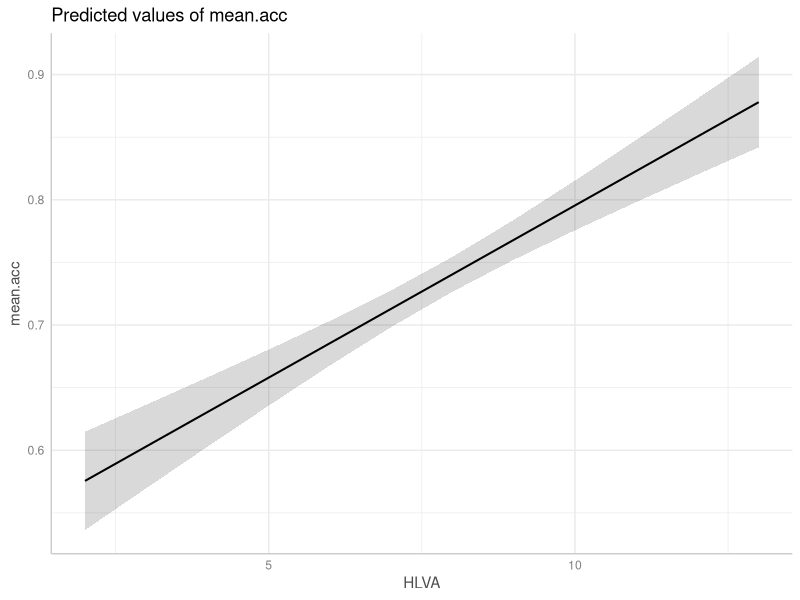
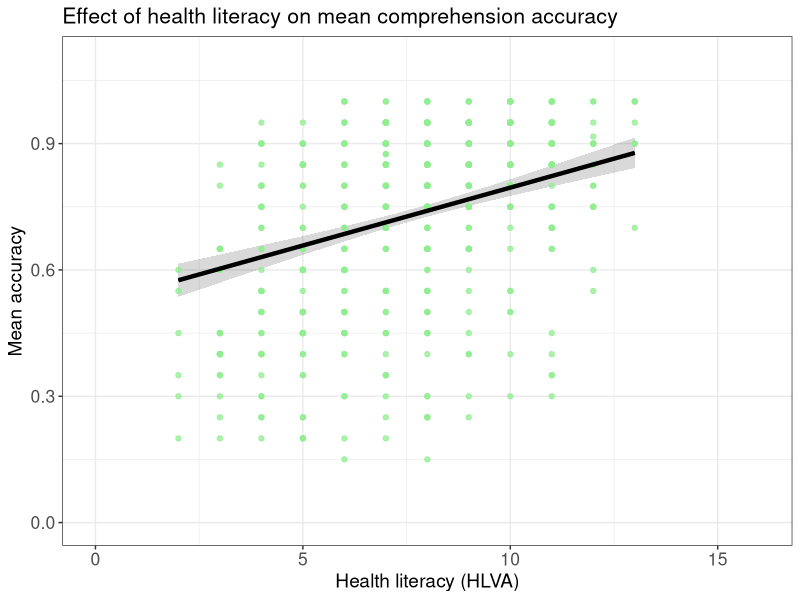
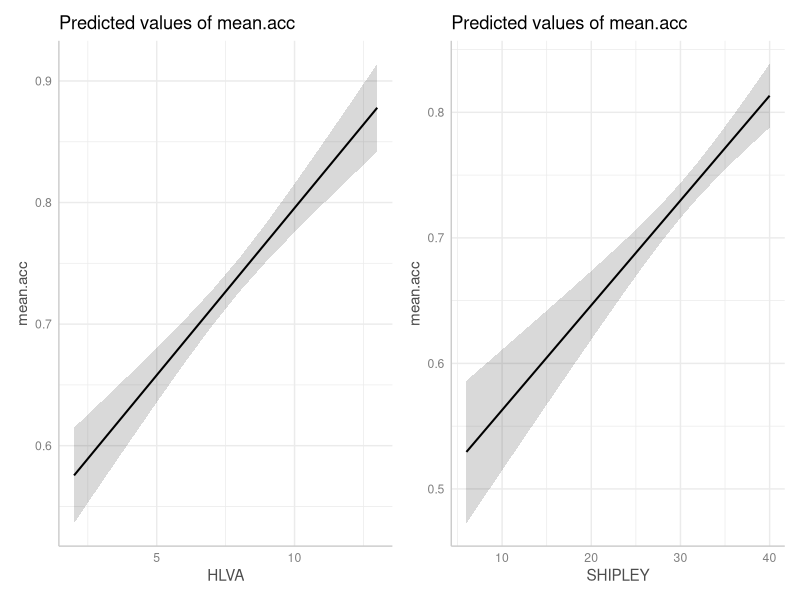
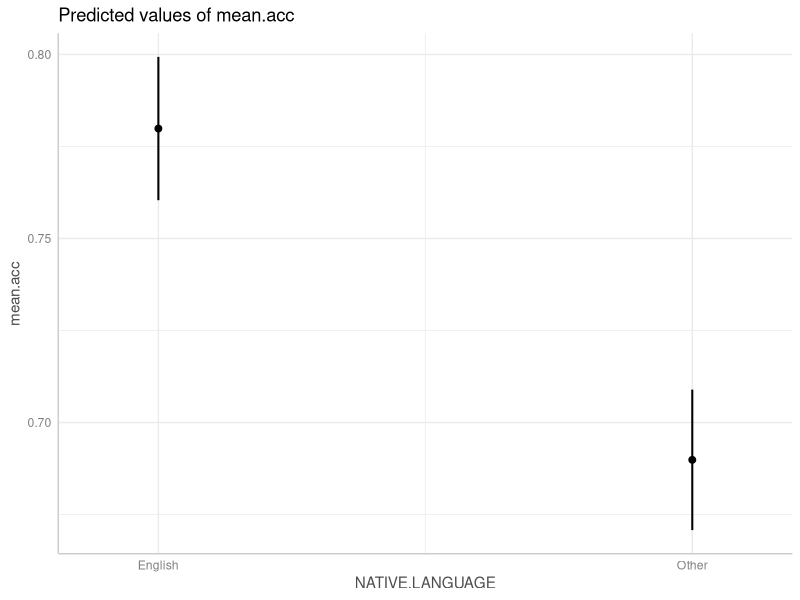
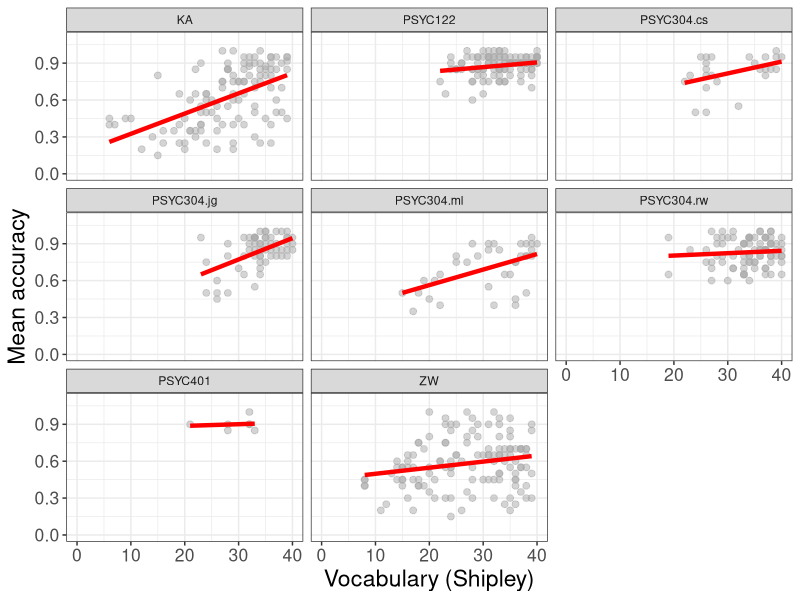
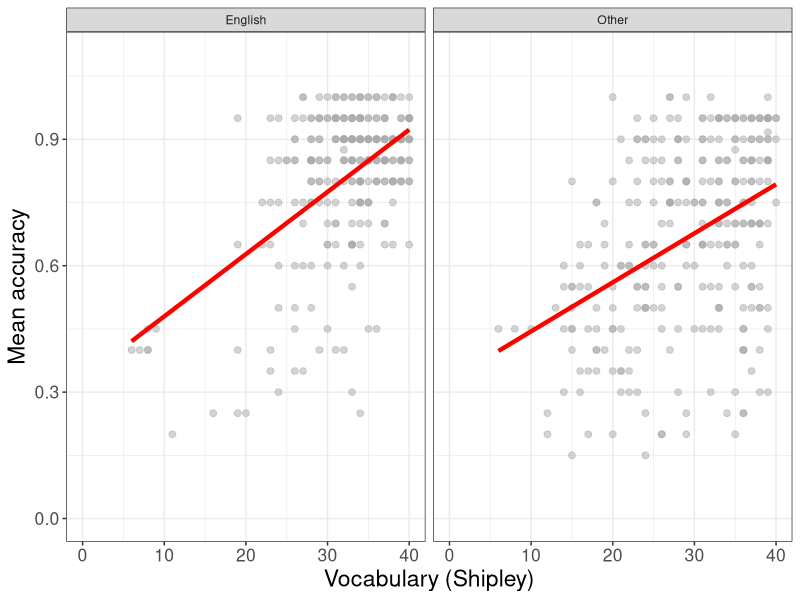
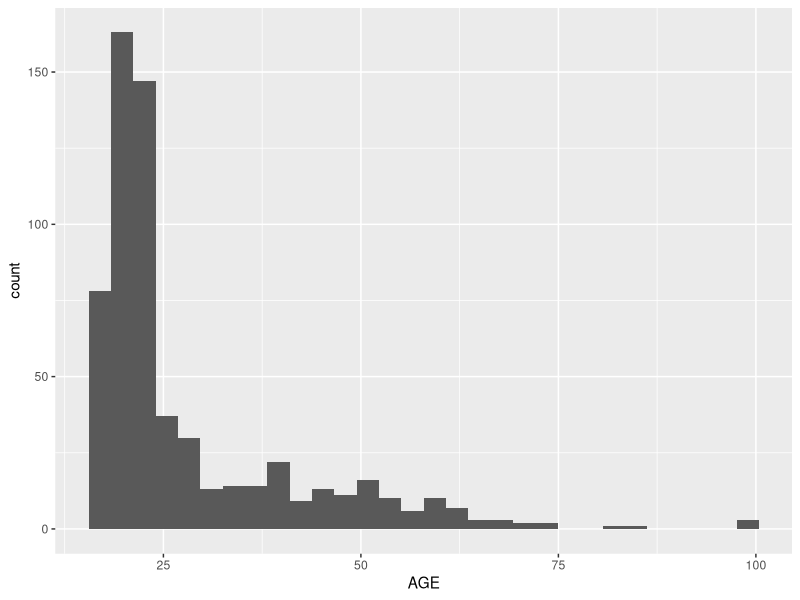
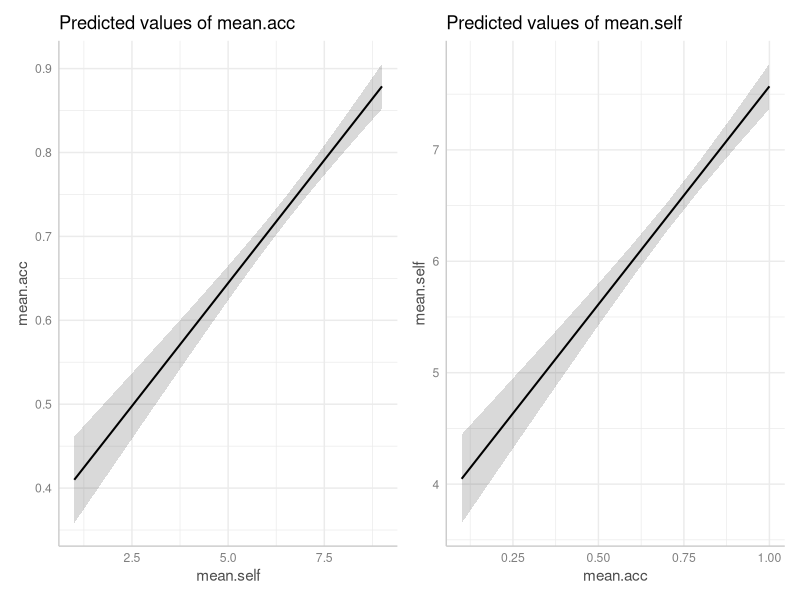

The R script that drew these images, in order:
## ---- chunk 1
#| echo: false
#| warning: false
library(ggeffects)
library(kableExtra)
library(patchwork)
library(psych)
library(tidyverse)
## ---- chunk 2
#| echo: false
#| warning: false
# -- code to read in the aggregated subject level data from the clearly-understood data set
all.studies.subjects <- read_csv("2022-12-08_all-studies-subject-scores.csv", 
                                 col_types = cols(
                                   ResponseId = col_factor(),
                                   study = col_factor(),
                                   EDUCATION = col_factor(),
                                   GENDER = col_factor(),
                                   ETHNICITY = col_factor(),
                                   NATIVE.LANGUAGE = col_factor()
                                 )
                                )
## ---- chunk 3
#| warning: false
#| echo: false
kable(head(all.studies.subjects))
## ---- chunk 4
all.studies.subjects <- read_csv("2022-12-08_all-studies-subject-scores.csv")
## ---- chunk 5
describe(all.studies.subjects)
## ---- chunk 6
all.studies.subjects %>%
  select(mean.acc, mean.self, AGE, SHIPLEY, HLVA, FACTOR3) %>%
  describe(skew = FALSE)
## ---- chunk 7
all.studies.subjects.select <- select(all.studies.subjects, 
                           mean.acc, mean.self, AGE, SHIPLEY, HLVA, FACTOR3)
describe(all.studies.subjects.select, skew = FALSE)
## ---- chunk 8
model <- lm(mean.acc ~ HLVA, data = all.studies.subjects)
summary(model)
## ---- chunk 9
model <- lm(mean.acc ~ HLVA + SHIPLEY + FACTOR3 + AGE, data = all.studies.subjects)
summary(model)
## ---- chunk 10
model <- lm(mean.acc ~ HLVA + SHIPLEY + FACTOR3 + AGE, 
                         data = all.studies.subjects)
## ---- chunk 11
dat <- ggpredict(model, "HLVA")
## ---- chunk 12
plot(dat)
## ---- chunk 13
p.model <- plot(dat)
p.model +
  geom_point(data = all.studies.subjects, 
             aes(x = HLVA, y = mean.acc), size = 1.5, alpha = .75, colour = "lightgreen") +
  geom_line(linewidth = 1.5) +
  ylim(0, 1.1) + xlim(0, 16) +
  theme_bw() +
  theme(
    axis.text = element_text(size = rel(1.15)),
    axis.title = element_text(size = rel(1.25)),
    plot.title = element_text(size = rel(1.4))
  ) +
  xlab("Health literacy (HLVA)") + ylab("Mean accuracy") +
  ggtitle("Effect of health literacy on mean comprehension accuracy")
## ---- chunk 14
library(patchwork)
## ---- chunk 15
model <- lm(mean.acc ~ HLVA + SHIPLEY + FACTOR3 + AGE, 
                         data = all.studies.subjects)
## ---- chunk 16
dat.HLVA <- ggpredict(model, "HLVA")
dat.SHIPLEY <- ggpredict(model, "SHIPLEY")
## ---- chunk 17
plot.HLVA <- plot(dat.HLVA)
plot.SHIPLEY <- plot(dat.SHIPLEY)
## ---- chunk 18
plot.HLVA + plot.SHIPLEY
## ---- chunk 19
summary(all.studies.subjects)
## ---- chunk 20
model <- lm(mean.acc ~ HLVA + SHIPLEY + FACTOR3 + AGE + NATIVE.LANGUAGE, 
            data = all.studies.subjects)
summary(model)
## ---- chunk 21
#| warning: false
library(memisc)
## ---- chunk 22
#| warning: false
all.studies.subjects$NATIVE.LANGUAGE <- as.factor(all.studies.subjects$NATIVE.LANGUAGE)
## ---- chunk 23
contrasts(all.studies.subjects$NATIVE.LANGUAGE)
## ---- chunk 24
contrasts(all.studies.subjects$NATIVE.LANGUAGE) <- contr.sum(2, base = 1)
## ---- chunk 25
contrasts(all.studies.subjects$NATIVE.LANGUAGE)
## ---- chunk 26
model <- lm(mean.acc ~ HLVA + SHIPLEY + FACTOR3 + AGE + NATIVE.LANGUAGE, 
            data = all.studies.subjects)
summary(model)
## ---- chunk 27
model <- aov(lm(mean.acc ~ HLVA + SHIPLEY + FACTOR3 + AGE + NATIVE.LANGUAGE, 
       data = all.studies.subjects))
summary(model)
## ---- chunk 28
dat <- ggpredict(model, "NATIVE.LANGUAGE")
plot(dat)
## ---- chunk 29
all.studies.subjects %>%
  ggplot(aes(x = SHIPLEY, y = mean.acc)) +
  geom_point(size = 2, alpha = .5, colour = "darkgrey") +
  geom_smooth(size = 1.5, colour = "red", method = "lm", se = FALSE) +
  xlim(0, 40) +
  ylim(0, 1.1)+
  theme_bw() +
  theme(
    axis.text = element_text(size = rel(1.15)),
    axis.title = element_text(size = rel(1.5))
  ) +
  xlab("Vocabulary (Shipley)") + ylab("Mean accuracy") +
  facet_wrap(~ study)
## ---- chunk 30
all.studies.subjects %>%
  ggplot(aes(x = SHIPLEY, y = mean.acc)) +
  geom_point(size = 2, alpha = .5, colour = "darkgrey") +
  geom_smooth(size = 1.5, colour = "red", method = "lm", se = FALSE) +
  xlim(0, 40) +
  ylim(0, 1.1)+
  theme_bw() +
  theme(
    axis.text = element_text(size = rel(1.15)),
    axis.title = element_text(size = rel(1.5))
  ) +
  xlab("Vocabulary (Shipley)") + ylab("Mean accuracy") +
  facet_wrap(~ NATIVE.LANGUAGE)
## ---- chunk 31
library("ggeffects")
library("patchwork")
library("psych")
library("tidyverse")
## ---- chunk 32
all.studies.subjects <- read_csv("2022-12-08_all-studies-subject-scores.csv")
## ---- chunk 33
all.studies.subjects %>%
  dplyr::select(AGE, HLVA) %>%
  describe(skew = FALSE)
## ---- chunk 34
all.studies.subjects %>%
  ggplot(aes(x = AGE)) +
  geom_histogram()
## ---- chunk 35
model <- lm(mean.acc ~ mean.self, data = all.studies.subjects)
summary(model)
## ---- chunk 36
model <- lm(mean.self ~ HLVA + SHIPLEY + FACTOR3 + AGE + mean.acc,
            data = all.studies.subjects)
summary(model)
## ---- chunk 37
model.1 <- lm(mean.acc ~ mean.self, data = all.studies.subjects)
summary(model.1)

model.2 <- lm(mean.self ~ mean.acc,
              data = all.studies.subjects)
summary(model.2)
## ---- chunk 38
model.1 <- lm(mean.acc ~ mean.self, data = all.studies.subjects)
summary(model.1)

model.2 <- lm(mean.self ~ mean.acc,
            data = all.studies.subjects)
summary(model.2)
## ---- chunk 39
dat.1 <- ggpredict(model.1, "mean.self")
dat.2 <- ggpredict(model.2, "mean.acc")
## ---- chunk 40
plot.1 <- plot(dat.1)
plot.2 <- plot(dat.2)

plot.1 + plot.2
## ---- chunk 41
model <- lm(mean.self ~ HLVA + SHIPLEY + FACTOR3 + AGE + mean.acc +
                        NATIVE.LANGUAGE,
            data = all.studies.subjects)
## ---- chunk 42
summary(model)
## ---- chunk 43
model <- lm(mean.self ~ HLVA + SHIPLEY + FACTOR3 + AGE + mean.acc +
              NATIVE.LANGUAGE,
            data = all.studies.subjects)
## ---- chunk 44
dat <- ggpredict(model, "NATIVE.LANGUAGE")
plot(dat)
## ---- chunk 45
all.studies.subjects %>%
  ggplot(aes(x = mean.self, y = mean.acc)) +
  geom_point(size = 2, alpha = .5, colour = "darkgrey") +
  geom_smooth(size = 1.5, colour = "red", method = "lm", se = FALSE) +
  xlim(0, 10) +
  ylim(0, 1.1)+
  theme_bw() +
  theme(
    axis.text = element_text(size = rel(1.15)),
    axis.title = element_text(size = rel(1.5))
  ) +
  xlab("Mean self-rated accuracy") + ylab("Mean accuracy") +
  facet_wrap(~ study)
## ---- chunk 46
ggsave("facet-plots.png")
## ---- chunk 47
model <- lm(mean.acc ~ HLVA + SHIPLEY + FACTOR3 + AGE,
            data = all.studies.subjects)
## ---- chunk 48
dat <- ggpredict(model, "FACTOR3")
## ---- chunk 49
p.model <- plot(dat)
p.model +
  geom_point(data = all.studies.subjects,
             aes(x = FACTOR3, y = mean.acc), size = 1.5, alpha = .75, colour = "darkgrey") +
  geom_line(size = 1.5) +
  theme_bw() +
  theme(
    axis.text = element_text(size = rel(1.15)),
    axis.title = element_text(size = rel(1.25)),
    plot.title = element_text(size = rel(1.4))
  ) +
  xlab("Reading strategy (FACTOR3)") + ylab("Mean accuracy") +
  ggtitle("Effect of reading strategy on \n mean comprehension accuracy")
## ---- chunk 50
ggsave("reading-strategy-prediction.png", width = 10, height = 10, units = "cm")
